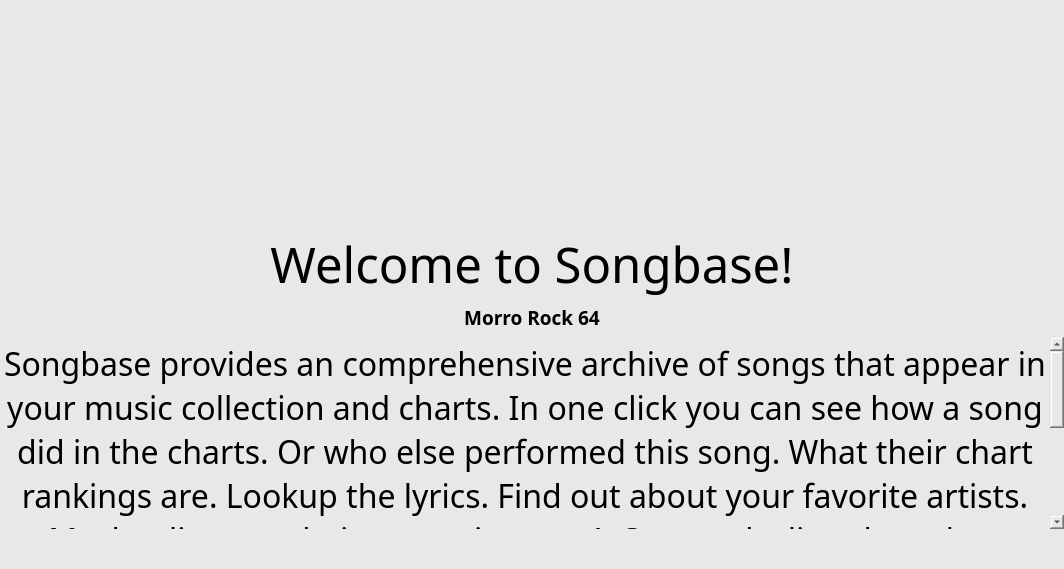
          <widget class="QWidget" name="tabOpener">
           <property name="styleSheet">
            <string notr="true">background-color: #e8e8e8</string>
           </property>
           <attribute name="title">
            <string>Opener</string>
           </attribute>
           <layout class="QVBoxLayout" name="verticalLayout_3">
            <property name="leftMargin">
             <number>0</number>
            </property>
            <property name="topMargin">
             <number>0</number>
            </property>
            <property name="rightMargin">
             <number>0</number>
            </property>
            <property name="bottomMargin">
             <number>0</number>
            </property>
            <item>
             <widget class="QFrame" name="iconFrame">
              <property name="minimumSize">
               <size>
                <width>0</width>
                <height>224</height>
               </size>
              </property>
              <property name="maximumSize">
               <size>
                <width>16777215</width>
                <height>224</height>
               </size>
              </property>
              <layout class="QHBoxLayout" name="horizontalLayout_4">
               <property name="leftMargin">
                <number>0</number>
               </property>
               <property name="topMargin">
                <number>0</number>
               </property>
               <property name="rightMargin">
                <number>0</number>
               </property>
               <property name="bottomMargin">
                <number>0</number>
               </property>
               <item>
                <widget class="QLabel" name="label">
                 <property name="minimumSize">
                  <size>
                   <width>200</width>
                   <height>200</height>
                  </size>
                 </property>
                 <property name="maximumSize">
                  <size>
                   <width>200</width>
                   <height>200</height>
                  </size>
                 </property>
                 <property name="styleSheet">
                  <string notr="true">background-image: url(:/images/AllSongs.png);</string>
                 </property>
                 <property name="text">
                  <string/>
                 </property>
                 <property name="scaledContents">
                  <bool>true</bool>
                 </property>
                </widget>
               </item>
               <item>
                <widget class="QLabel" name="label_2">
                 <property name="minimumSize">
                  <size>
                   <width>200</width>
                   <height>200</height>
                  </size>
                 </property>
                 <property name="maximumSize">
                  <size>
                   <width>200</width>
                   <height>200</height>
                  </size>
                 </property>
                 <property name="styleSheet">
                  <string notr="true">background-image: url(:/images/PlaylistIcon.png);</string>
                 </property>
                 <property name="text">
                  <string/>
                 </property>
                </widget>
               </item>
               <item>
                <widget class="QLabel" name="label_3">
                 <property name="minimumSize">
                  <size>
                   <width>200</width>
                   <height>200</height>
                  </size>
                 </property>
                 <property name="maximumSize">
                  <size>
                   <width>200</width>
                   <height>200</height>
                  </size>
                 </property>
                 <property name="styleSheet">
                  <string notr="true">background-image: url(:/images/nobandphoto.png);</string>
                 </property>
                 <property name="text">
                  <string/>
                 </property>
                </widget>
               </item>
               <item>
                <widget class="QLabel" name="label_4">
                 <property name="minimumSize">
                  <size>
                   <width>200</width>
                   <height>200</height>
                  </size>
                 </property>
                 <property name="maximumSize">
                  <size>
                   <width>200</width>
                   <height>200</height>
                  </size>
                 </property>
                 <property name="styleSheet">
                  <string notr="true">background-image: url(:/images/noalbumcover.png);</string>
                 </property>
                 <property name="text">
                  <string/>
                 </property>
                </widget>
               </item>
               <item>
                <widget class="QLabel" name="label_5">
                 <property name="minimumSize">
                  <size>
                   <width>200</width>
                   <height>200</height>
                  </size>
                 </property>
                 <property name="maximumSize">
                  <size>
                   <width>200</width>
                   <height>200</height>
                  </size>
                 </property>
                 <property name="styleSheet">
                  <string notr="true">background-image: url(:/images/SongIcon.png);</string>
                 </property>
                 <property name="text">
                  <string/>
                 </property>
                </widget>
               </item>
               <item>
                <spacer name="horizontalSpacer_2">
                 <property name="orientation">
                  <enum>Qt::Horizontal</enum>
                 </property>
                 <property name="sizeHint" stdset="0">
                  <size>
                   <width>40</width>
                   <height>20</height>
                  </size>
                 </property>
                </spacer>
               </item>
              </layout>
             </widget>
            </item>
            <item>
             <widget class="QLabel" name="labelWelcome">
              <property name="maximumSize">
               <size>
                <width>1080</width>
                <height>16777215</height>
               </size>
              </property>
              <property name="font">
               <font>
                <family>Trebuchet MS</family>
                <pointsize>37</pointsize>
               </font>
              </property>
              <property name="text">
               <string>Welcome to Songbase!</string>
              </property>
              <property name="alignment">
               <set>Qt::AlignCenter</set>
              </property>
             </widget>
            </item>
            <item>
             <widget class="QLabel" name="label_6">
              <property name="font">
               <font>
                <family>Trebuchet MS</family>
                <pointsize>14</pointsize>
                <weight>75</weight>
                <bold>true</bold>
               </font>
              </property>
              <property name="text">
               <string>Morro Rock 64</string>
              </property>
              <property name="alignment">
               <set>Qt::AlignCenter</set>
              </property>
             </widget>
            </item>
            <item>
             <widget class="QTextEdit" name="textEdit">
              <property name="maximumSize">
               <size>
                <width>16777215</width>
                <height>300</height>
               </size>
              </property>
              <property name="font">
               <font>
                <family>Trebuchet MS</family>
                <pointsize>14</pointsize>
               </font>
              </property>
              <property name="autoFillBackground">
               <bool>false</bool>
              </property>
              <property name="styleSheet">
               <string notr="true">background-color: #e8e8e8</string>
              </property>
              <property name="frameShape">
               <enum>QFrame::NoFrame</enum>
              </property>
              <property name="frameShadow">
               <enum>QFrame::Plain</enum>
              </property>
              <property name="lineWidth">
               <number>0</number>
              </property>
              <property name="undoRedoEnabled">
               <bool>false</bool>
              </property>
              <property name="readOnly">
               <bool>true</bool>
              </property>
              <property name="html">
               <string>&lt;!DOCTYPE HTML PUBLIC &quot;-//W3C//DTD HTML 4.0//EN&quot; &quot;http://www.w3.org/TR/REC-html40/strict.dtd&quot;&gt;
&lt;html&gt;&lt;head&gt;&lt;meta name=&quot;qrichtext&quot; content=&quot;1&quot; /&gt;&lt;style type=&quot;text/css&quot;&gt;
p, li { white-space: pre-wrap; }
&lt;/style&gt;&lt;/head&gt;&lt;body style=&quot; font-family:'Trebuchet MS'; font-size:14pt; font-weight:400; font-style:normal;&quot;&gt;
&lt;p align=&quot;center&quot; style=&quot; margin-top:0px; margin-bottom:0px; margin-left:0px; margin-right:0px; -qt-block-indent:0; text-indent:0px;&quot;&gt;&lt;span style=&quot; font-family:'Times'; font-size:24pt;&quot;&gt;Songbase provides an comprehensive archive of songs that appear in your music collection and charts. In one click you can see how a song did in the charts. Or who else performed this song. What their chart rankings are. Lookup the lyrics. Find out about your favorite artists. Maybe discover their upcoming tour!  Create playlists, based on songs, albums, performers and even other playlists and top 40 charts! &lt;/span&gt;&lt;/p&gt;
&lt;p align=&quot;center&quot; style=&quot;-qt-paragraph-type:empty; margin-top:0px; margin-bottom:0px; margin-left:0px; margin-right:0px; -qt-block-indent:0; text-indent:0px; font-family:'Times'; font-size:24pt;&quot;&gt;&lt;br /&gt;&lt;/p&gt;
&lt;p align=&quot;center&quot; style=&quot; margin-top:0px; margin-bottom:0px; margin-left:0px; margin-right:0px; -qt-block-indent:0; text-indent:0px;&quot;&gt;&lt;span style=&quot; font-family:'Times'; font-size:24pt;&quot;&gt;Click on 'All Songs' to continue.&lt;/span&gt;&lt;/p&gt;&lt;/body&gt;&lt;/html&gt;</string>
              </property>
             </widget>
            </item>
            <item>
             <spacer name="verticalSpacer07">
              <property name="orientation">
               <enum>Qt::Vertical</enum>
              </property>
              <property name="sizeHint" stdset="0">
               <size>
                <width>20</width>
                <height>40</height>
               </size>
              </property>
             </spacer>
            </item>
           </layout>
          </widget>
